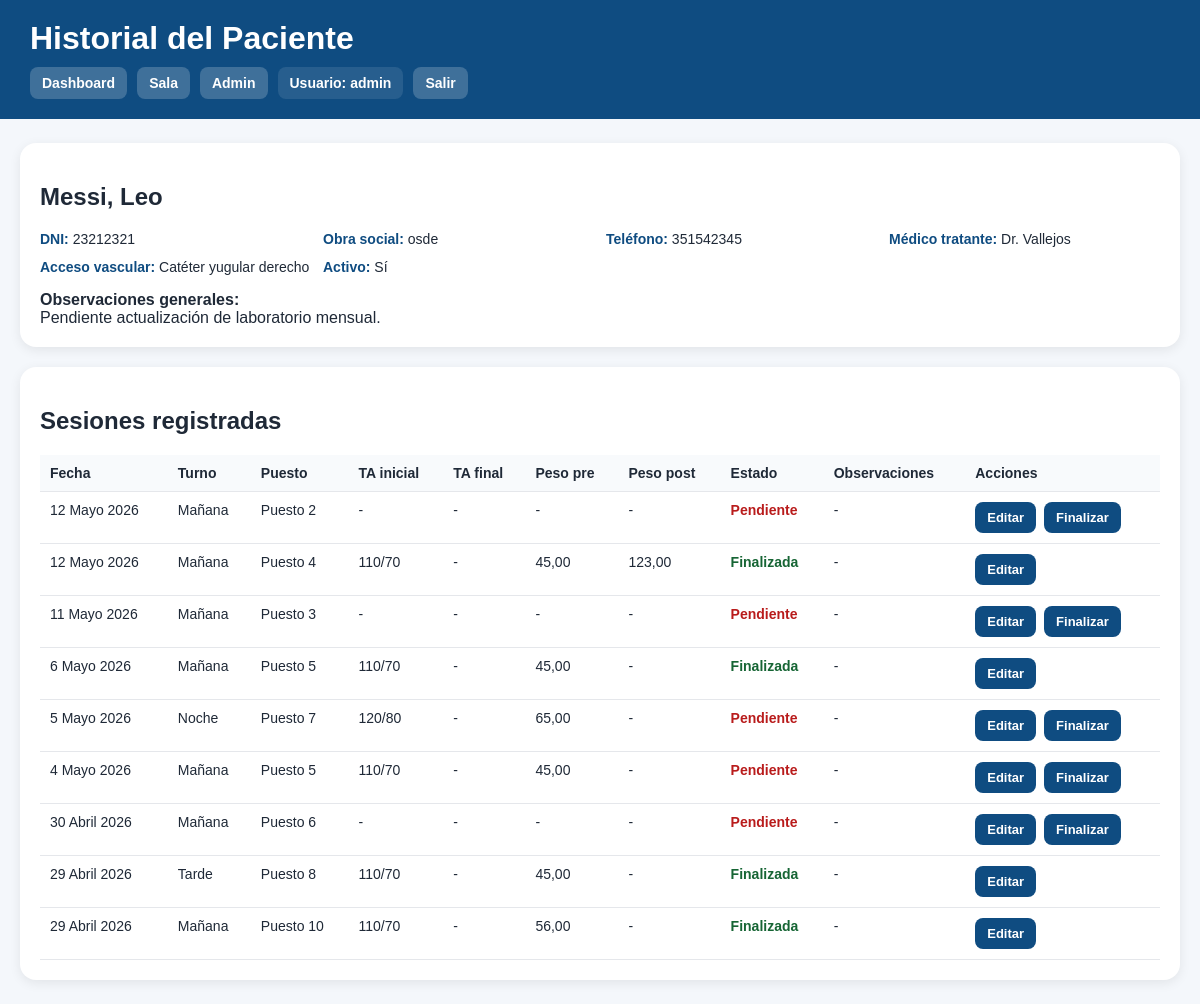
The app's page /historial/4/ (signed in) with its own data.
### pacientes/models.py (models this page shows, shortened)
class Paciente(models.Model):
    nombre = models.CharField(max_length=100)
    apellido = models.CharField(max_length=100)
    dni = models.CharField(
        max_length=20,
        unique=True
    )
    fecha_nacimiento = models.DateField(
        null=True,
        blank=True
    )
    telefono = models.CharField(
        max_length=30,
        blank=True
    )
    direccion = models.CharField(
        max_length=200,
        blank=True
    )
    obra_social = models.CharField(
        max_length=100,
        blank=True
    )
    numero_afiliado = models.CharField(
        max_length=100,
        blank=True
    )
    fecha_ingreso_dialisis = models.DateField(
        null=True,
        blank=True
    )
    etiologia = models.TextField(
        blank=True
    )
    diagnostico = models.TextField(
        blank=True
    )
    acceso_vascular = models.CharField(
        max_length=100,
        blank=True
    )
    medico_tratante = models.CharField(
        max_length=100,
        blank=True
    )
    activo = models.BooleanField(
        default=True
    )
    observaciones = models.TextField(
        blank=True
    )
    creado_en = models.DateTimeField(
        auto_now_add=True
    )
    class Meta:
        ordering = ["apellido", "nombre"]

### sesiones/models.py (models this page shows, shortened)
class SesionDialisis(models.Model):
    TURNO_CHOICES = [
        ("manana", "Mañana"),
        ("tarde", "Tarde"),
        ("noche", "Noche"),
    ]
    ESTADO_CHOICES = [
        ("pendiente", "Pendiente"),
        ("activa", "En sesión"),
        ("finalizada", "Finalizada"),
    ]
    MEDICO_CHOICES = [
    ("juan_perez", "Dr. Juan Pérez"),
    ("maria_garcia", "Dra. María García"),
    ("roberto_lopez", "Dr. Roberto López"),
]
    paciente = models.ForeignKey(Paciente, on_delete=models.CASCADE)
    puesto = models.ForeignKey(Puesto, on_delete=models.SET_NULL, null=True, blank=True)
    fecha = models.DateField()
    turno = models.CharField(max_length=10, choices=TURNO_CHOICES)
    estado = models.CharField(max_length=20, choices=ESTADO_CHOICES, default="pendiente")
    medico_asignado = models.CharField(
        max_length=20,
        choices=MEDICO_CHOICES,
        blank=True,
        null=True,
    )
    enfermero_asignado = models.CharField(
        max_length=100,
        blank=True,
        null=True,
    )
    peso_pre = models.DecimalField(max_digits=5, decimal_places=2, null=True, blank=True)
    peso_post = models.DecimalField(max_digits=5, decimal_places=2, null=True, blank=True)
    ta_inicial = models.CharField(max_length=20, blank=True)
    ta_final = models.CharField(max_length=20, blank=True)
    medicacion = models.TextField(blank=True)
    incidencias = models.TextField(blank=True)
    observaciones = models.TextField(blank=True)  # Campo anterior, queda por compatibilidad.
    finalizada = models.BooleanField(default=False)
    creada_en = models.DateTimeField(auto_now_add=True)
    class Meta:
        ordering = ["-fecha", "turno"]

class Puesto(models.Model):
    numero = models.PositiveIntegerField(unique=True)
    activo = models.BooleanField(default=True)
    def __str__(self):
        return f"Puesto {self.numero}"

### dashboard/views.py (the view)
# urls.py: path("historial/<int:paciente_id>/", views.historial_paciente, name="historial_paciente"),
@login_required
def historial_paciente(request, paciente_id):
    paciente = get_object_or_404(Paciente, id=paciente_id)
    sesiones = SesionDialisis.objects.filter(
        paciente=paciente
    ).order_by("-fecha", "-id")
    context = {
        "paciente": paciente,
        "sesiones": sesiones,
    }
    context.update(contexto_roles(request))
    return render(request, "dashboard/historial_paciente.html", context)

### dashboard/views.py (called while the page is built)
def usuario_en_grupo(user, nombre_grupo):
    return user.groups.filter(name=nombre_grupo).exists()

def nombre_usuario(user):
    nombre = user.get_full_name()
    if nombre:
        return nombre
    return user.username

def contexto_roles(request):
    return {
        "es_enfermero": usuario_en_grupo(request.user, "Enfermeros"),
        "es_medico": usuario_en_grupo(request.user, "Medicos"),
        "es_administracion": usuario_en_grupo(request.user, "Administracion"),
        "es_superadmin": request.user.is_superuser,
        "usuario_actual": nombre_usuario(request.user),
    }

### dashboard/templates/dashboard/historial_paciente.html (shortened to what this page needs)
<!DOCTYPE html>
<html lang="es">
<head>
</head>
<body>
<div class="header">
    <h1>Historial del Paciente</h1>
    <div class="nav">
        <a href="/">Dashboard</a>
        <a href="/sala/">Sala</a>
        {% if es_administracion or es_superadmin or request.user.is_staff %}
            <a href="/admin/">Admin</a>
        {% endif %}
        <span class="pill">Usuario: {{ request.user.username }}</span>
        <form method="post" action="/logout/" style="display:inline;">
            <button type="submit">Salir</button>
        </form>
    </div>
</div>
<div class="container">
    <div class="card">
        <h2>{{ paciente.apellido }}, {{ paciente.nombre }}</h2>
        <div class="datos">
            <div class="dato"><strong>DNI:</strong> {{ paciente.dni }}</div>
            <div class="dato"><strong>Obra social:</strong> {{ paciente.obra_social|default:"-" }}</div>
            <div class="dato"><strong>Teléfono:</strong> {{ paciente.telefono|default:"-" }}</div>
            <div class="dato"><strong>Médico tratante:</strong> {{ paciente.medico_tratante|default:"-" }}</div>
            <div class="dato"><strong>Acceso vascular:</strong> {{ paciente.acceso_vascular|default:"-" }}</div>
            <div class="dato"><strong>Activo:</strong> {{ paciente.activo|yesno:"Sí,No" }}</div>
        </div>
        {% if paciente.observaciones %}
            <div style="margin-top:16px;">
                <strong>Observaciones generales:</strong><br>
                {{ paciente.observaciones }}
            </div>
        {% endif %}
    </div>
    <div class="card">
        <h2>Sesiones registradas</h2>
        <table>
            <thead>
                <tr>
                    <th>Fecha</th>
                    <th>Turno</th>
                    <th>Puesto</th>
                    <th>TA inicial</th>
                    <th>TA final</th>
                    <th>Peso pre</th>
                    <th>Peso post</th>
                    <th>Estado</th>
                    <th>Observaciones</th>
                    <th>Acciones</th>
                </tr>
            </thead>
            <tbody>
                {% for sesion in sesiones %}
                <tr>
                    <td>{{ sesion.fecha }}</td>
                    <td>{{ sesion.get_turno_display }}</td>
                    <td>{{ sesion.puesto|default:"-" }}</td>
                    <td>{{ sesion.ta_inicial|default:"-" }}</td>
                    <td>{{ sesion.ta_final|default:"-" }}</td>
                    <td>{{ sesion.peso_pre|default:"-" }}</td>
                    <td>{{ sesion.peso_post|default:"-" }}</td>
                    <td>
                        {% if sesion.finalizada %}
                            <span class="ok">Finalizada</span>
                        {% else %}
                            <span class="pendiente">Pendiente</span>
                        {% endif %}
                    </td>
                    <td>{{ sesion.observaciones|default:"-" }}</td>
                    <td>
                        <div class="acciones">
                            {% if es_enfermero or es_superadmin %}
                                <a class="btn" href="{% url 'editar_signos' sesion.id %}">Editar</a>
                            {% endif %}
                            {% if es_enfermero or es_superadmin %}
                                {% if not sesion.finalizada %}
                                    <a class="btn" href="{% url 'finalizar_sesion' sesion.id %}">Finalizar</a>
                                {% endif %}
                            {% endif %}
                        </div>
                    </td>
                </tr>
                {% empty %}
                <tr>
                    <td colspan="10">No hay sesiones registradas para este paciente.</td>
                </tr>
                {% endfor %}
            </tbody>
        </table>
    </div>
</div>
</body>
</html>

### dashboard/templates/dashboard/historial_paciente.html (style rules this page uses)
body { font-family: Arial, sans-serif; background: #f4f7fb; margin: 0; color: #1f2937; }
.header { background: #0f4c81; color: white; padding: 20px 30px; }
.header h1 { margin: 0 0 8px 0; }
.nav { margin-top: 10px; display: flex; gap: 10px; flex-wrap: wrap; align-items: center; }
.nav a, .nav button, .pill { color: white; text-decoration: none; background: rgba(255,255,255,0.2); padding: 8px 12px; border-radius: 8px; border: none; cursor: pointer; font-weight: bold; font-size: 14px; }
.pill { background: rgba(255,255,255,0.1); }
.container { max-width: 1200px; margin: 24px auto; padding: 0 20px; }
.card { background: white; border-radius: 16px; padding: 20px; box-shadow: 0 3px 12px rgba(0,0,0,0.08); margin-bottom: 20px; }
.datos { display: grid; grid-template-columns: repeat(auto-fit, minmax(220px, 1fr)); gap: 12px; }
.dato { font-size: 14px; }
.dato strong { color: #0f4c81; }
table { width: 100%; border-collapse: collapse; }
th, td { padding: 10px; border-bottom: 1px solid #e5e7eb; text-align: left; font-size: 14px; vertical-align: top; }
th { background: #f8fafc; }
.ok { color: #166534; font-weight: bold; }
.pendiente { color: #b91c1c; font-weight: bold; }
.btn { text-decoration: none; padding: 8px 12px; border-radius: 8px; font-size: 13px; font-weight: bold; background: #0f4c81; color: white; display: inline-block; }
.acciones { display: flex; gap: 8px; flex-wrap: wrap; }

### records on screen
Paciente: apellido "Messi", nombre "Leo", dni "23212321", obra_social "osde", telefono "351542345", medico_tratante "Dr. Vallejos", acceso_vascular "Catéter yugular derecho", activo "Sí", observaciones "Pendiente actualización de laboratorio mensual."
SesionDialisis: fecha "12 Mayo 2026", turno "Mañana", puesto "Puesto 2", ta_inicial "-", ta_final "-", peso_pre "-", peso_post "-", finalizada "Pendiente", observaciones "-"
SesionDialisis: fecha "12 Mayo 2026", turno "Mañana", puesto "Puesto 4", ta_inicial "110/70", ta_final "-", peso_pre "45,00", peso_post "123,00", finalizada "Finalizada", observaciones "-"
SesionDialisis: fecha "11 Mayo 2026", turno "Mañana", puesto "Puesto 3", ta_inicial "-", ta_final "-", peso_pre "-", peso_post "-", finalizada "Pendiente", observaciones "-"
SesionDialisis: fecha "6 Mayo 2026", turno "Mañana", puesto "Puesto 5", ta_inicial "110/70", ta_final "-", peso_pre "45,00", peso_post "-", finalizada "Finalizada", observaciones "-"
SesionDialisis: fecha "5 Mayo 2026", turno "Noche", puesto "Puesto 7", ta_inicial "120/80", ta_final "-", peso_pre "65,00", peso_post "-", finalizada "Pendiente", observaciones "-"
SesionDialisis: fecha "4 Mayo 2026", turno "Mañana", puesto "Puesto 5", ta_inicial "110/70", ta_final "-", peso_pre "45,00", peso_post "-", finalizada "Pendiente", observaciones "-"
SesionDialisis: fecha "30 Abril 2026", turno "Mañana", puesto "Puesto 6", ta_inicial "-", ta_final "-", peso_pre "-", peso_post "-", finalizada "Pendiente", observaciones "-"
SesionDialisis: fecha "29 Abril 2026", turno "Tarde", puesto "Puesto 8", ta_inicial "110/70", ta_final "-", peso_pre "45,00", peso_post "-", finalizada "Finalizada", observaciones "-"
SesionDialisis: fecha "29 Abril 2026", turno "Mañana", puesto "Puesto 10", ta_inicial "110/70", ta_final "-", peso_pre "56,00", peso_post "-", finalizada "Finalizada", observaciones "-"

### other values on screen
{{ request.user.username }} "admin"
